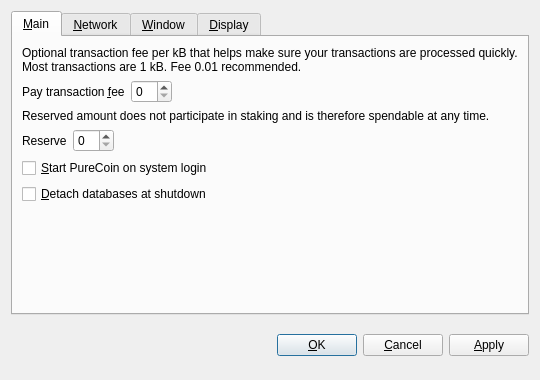
<?xml version="1.0" encoding="UTF-8"?>
<ui version="4.0">
 <class>OptionsDialog</class>
 <widget class="QDialog" name="OptionsDialog">
  <property name="geometry">
   <rect>
    <x>0</x>
    <y>0</y>
    <width>540</width>
    <height>380</height>
   </rect>
  </property>
  <property name="windowTitle">
   <string>Options</string>
  </property>
  <property name="modal">
   <bool>true</bool>
  </property>
  <layout class="QVBoxLayout" name="verticalLayout">
   <item>
    <widget class="QTabWidget" name="tabWidget">
     <property name="tabPosition">
      <enum>QTabWidget::North</enum>
     </property>
     <property name="currentIndex">
      <number>0</number>
     </property>
     <widget class="QWidget" name="tabMain">
      <attribute name="title">
       <string>&amp;Main</string>
      </attribute>
      <layout class="QVBoxLayout" name="verticalLayout_Main">
       <item>
        <widget class="QLabel" name="transactionFeeInfoLabel">
         <property name="text">
          <string>Optional transaction fee per kB that helps make sure your transactions are processed quickly. Most transactions are 1 kB. Fee 0.01 recommended.</string>
         </property>
         <property name="textFormat">
          <enum>Qt::PlainText</enum>
         </property>
         <property name="wordWrap">
          <bool>true</bool>
         </property>
        </widget>
       </item>
       <item>
        <layout class="QHBoxLayout" name="horizontalLayoutFee">
         <item>
          <widget class="QLabel" name="transactionFeeLabel">
           <property name="text">
            <string>Pay transaction &amp;fee</string>
           </property>
           <property name="textFormat">
            <enum>Qt::PlainText</enum>
           </property>
           <property name="buddy">
            <cstring>transactionFee</cstring>
           </property>
          </widget>
         </item>
         <item>
          <widget class="BitcoinAmountField" name="transactionFee"/>
         </item>
         <item>
          <spacer name="horizontalSpacerFee">
           <property name="orientation">
            <enum>Qt::Horizontal</enum>
           </property>
           <property name="sizeHint" stdset="0">
            <size>
             <width>40</width>
             <height>20</height>
            </size>
           </property>
          </spacer>
         </item>
        </layout>
       </item>
       <item>
        <widget class="QLabel" name="reserveBalanceInfoLabel">
         <property name="text">
          <string>Reserved amount does not participate in staking and is therefore spendable at any time.</string>
         </property>
         <property name="textFormat">
          <enum>Qt::PlainText</enum>
         </property>
         <property name="wordWrap">
          <bool>true</bool>
         </property>
        </widget>
       </item>
       <item>
        <layout class="QHBoxLayout" name="horizontalLayoutReserveBalance">
         <item>
          <widget class="QLabel" name="reserveBalanceLabel">
           <property name="text">
            <string>Reserve</string>
           </property>
           <property name="textFormat">
            <enum>Qt::PlainText</enum>
           </property>
           <property name="buddy">
            <cstring>reserveBalance</cstring>
           </property>
          </widget>
         </item>
         <item>
          <widget class="BitcoinAmountField" name="reserveBalance"/>
         </item>
         <item>
          <spacer name="horizontalSpacerReserveBalance">
           <property name="orientation">
            <enum>Qt::Horizontal</enum>
           </property>
           <property name="sizeHint" stdset="0">
            <size>
             <width>40</width>
             <height>20</height>
            </size>
           </property>
          </spacer>
         </item>
        </layout>
       </item>
       <item>
        <widget class="QCheckBox" name="bitcoinAtStartup">
         <property name="toolTip">
          <string>Automatically start PureCoin after logging in to the system.</string>
         </property>
         <property name="text">
          <string>&amp;Start PureCoin on system login</string>
         </property>
        </widget>
       </item>
       <item>
        <widget class="QCheckBox" name="detachDatabases">
         <property name="toolTip">
          <string>Detach block and address databases at shutdown. This means they can be moved to another data directory, but it slows down shutdown. The wallet is always detached.</string>
         </property>
         <property name="text">
          <string>&amp;Detach databases at shutdown</string>
         </property>
        </widget>
       </item>
       <item>
        <spacer name="verticalSpacer_Main">
         <property name="orientation">
          <enum>Qt::Vertical</enum>
         </property>
         <property name="sizeHint" stdset="0">
          <size>
           <width>20</width>
           <height>40</height>
          </size>
         </property>
        </spacer>
       </item>
      </layout>
     </widget>
     <widget class="QWidget" name="tabNetwork">
      <attribute name="title">
       <string>&amp;Network</string>
      </attribute>
      <layout class="QVBoxLayout" name="verticalLayout_Network">
       <item>
        <widget class="QCheckBox" name="mapPortUpnp">
         <property name="toolTip">
          <string>Automatically open the PureCoin client port on the router. This only works when your router supports UPnP and it is enabled.</string>
         </property>
         <property name="text">
          <string>Map port using &amp;UPnP</string>
         </property>
        </widget>
       </item>
       <item>
        <widget class="QCheckBox" name="connectSocks">
         <property name="toolTip">
          <string>Connect to the PureCoin network through a SOCKS proxy (e.g. when connecting through Tor).</string>
         </property>
         <property name="text">
          <string>&amp;Connect through SOCKS proxy:</string>
         </property>
        </widget>
       </item>
       <item>
        <layout class="QHBoxLayout" name="horizontalLayout_Network">
         <item>
          <widget class="QLabel" name="proxyIpLabel">
           <property name="text">
            <string>Proxy &amp;IP:</string>
           </property>
           <property name="textFormat">
            <enum>Qt::PlainText</enum>
           </property>
           <property name="buddy">
            <cstring>proxyIp</cstring>
           </property>
          </widget>
         </item>
         <item>
          <widget class="QValidatedLineEdit" name="proxyIp">
           <property name="maximumSize">
            <size>
             <width>140</width>
             <height>16777215</height>
            </size>
           </property>
           <property name="toolTip">
            <string>IP address of the proxy (e.g. 127.0.0.1)</string>
           </property>
          </widget>
         </item>
         <item>
          <widget class="QLabel" name="proxyPortLabel">
           <property name="text">
            <string>&amp;Port:</string>
           </property>
           <property name="textFormat">
            <enum>Qt::PlainText</enum>
           </property>
           <property name="buddy">
            <cstring>proxyPort</cstring>
           </property>
          </widget>
         </item>
         <item>
          <widget class="QLineEdit" name="proxyPort">
           <property name="maximumSize">
            <size>
             <width>55</width>
             <height>16777215</height>
            </size>
           </property>
           <property name="toolTip">
            <string>Port of the proxy (e.g. 9050)</string>
           </property>
          </widget>
         </item>
         <item>
          <widget class="QLabel" name="socksVersionLabel">
           <property name="text">
            <string>SOCKS &amp;Version:</string>
           </property>
           <property name="textFormat">
            <enum>Qt::PlainText</enum>
           </property>
           <property name="buddy">
            <cstring>socksVersion</cstring>
           </property>
          </widget>
         </item>
         <item>
          <widget class="QValueComboBox" name="socksVersion">
           <property name="toolTip">
            <string>SOCKS version of the proxy (e.g. 5)</string>
           </property>
          </widget>
         </item>
         <item>
          <spacer name="horizontalSpacer_Network">
           <property name="orientation">
            <enum>Qt::Horizontal</enum>
           </property>
           <property name="sizeHint" stdset="0">
            <size>
             <width>40</width>
             <height>20</height>
            </size>
           </property>
          </spacer>
         </item>
        </layout>
       </item>
       <item>
        <spacer name="verticalSpacer_Network">
         <property name="orientation">
          <enum>Qt::Vertical</enum>
         </property>
         <property name="sizeHint" stdset="0">
          <size>
           <width>20</width>
           <height>40</height>
          </size>
         </property>
        </spacer>
       </item>
      </layout>
     </widget>
     <widget class="QWidget" name="tabWindow">
      <attribute name="title">
       <string>&amp;Window</string>
      </attribute>
      <layout class="QVBoxLayout" name="verticalLayout_Window">
       <item>
        <widget class="QCheckBox" name="minimizeToTray">
         <property name="toolTip">
          <string>Show only a tray icon after minimizing the window.</string>
         </property>
         <property name="text">
          <string>&amp;Minimize to the tray instead of the taskbar</string>
         </property>
        </widget>
       </item>
       <item>
        <widget class="QCheckBox" name="minimizeOnClose">
         <property name="toolTip">
          <string>Minimize instead of exit the application when the window is closed. When this option is enabled, the application will be closed only after selecting Quit in the menu.</string>
         </property>
         <property name="text">
          <string>M&amp;inimize on close</string>
         </property>
        </widget>
       </item>
       <item>
        <spacer name="verticalSpacer_Window">
         <property name="orientation">
          <enum>Qt::Vertical</enum>
         </property>
         <property name="sizeHint" stdset="0">
          <size>
           <width>20</width>
           <height>40</height>
          </size>
         </property>
        </spacer>
       </item>
      </layout>
     </widget>
     <widget class="QWidget" name="tabDisplay">
      <attribute name="title">
       <string>&amp;Display</string>
      </attribute>
      <layout class="QVBoxLayout" name="verticalLayout_Display">
       <item>
        <layout class="QHBoxLayout" name="horizontalLayout_1_Display">
         <item>
          <widget class="QLabel" name="langLabel">
           <property name="text">
            <string>User Interface &amp;language:</string>
           </property>
           <property name="textFormat">
            <enum>Qt::PlainText</enum>
           </property>
           <property name="buddy">
            <cstring>lang</cstring>
           </property>
          </widget>
         </item>
         <item>
          <widget class="QValueComboBox" name="lang">
           <property name="toolTip">
            <string>The user interface language can be set here. This setting will take effect after restarting PureCoin.</string>
           </property>
          </widget>
         </item>
        </layout>
       </item>
       <item>
        <layout class="QHBoxLayout" name="horizontalLayout_2_Display">
         <item>
          <widget class="QLabel" name="unitLabel">
           <property name="text">
            <string>&amp;Unit to show amounts in:</string>
           </property>
           <property name="textFormat">
            <enum>Qt::PlainText</enum>
           </property>
           <property name="buddy">
            <cstring>unit</cstring>
           </property>
          </widget>
         </item>
         <item>
          <widget class="QValueComboBox" name="unit">
           <property name="toolTip">
            <string>Choose the default subdivision unit to show in the interface and when sending coins.</string>
           </property>
          </widget>
         </item>
        </layout>
       </item>
       <item>
        <widget class="QCheckBox" name="displayAddresses">
         <property name="toolTip">
          <string>Whether to show PureCoin addresses in the transaction list or not.</string>
         </property>
         <property name="text">
          <string>&amp;Display addresses in transaction list</string>
         </property>
        </widget>
       </item>
       <item>
        <widget class="QCheckBox" name="coinControlFeatures">
         <property name="toolTip">
          <string>Whether to show coin control features or not.</string>
         </property>
         <property name="text">
          <string>Display coin &amp;control features (experts only!)</string>
         </property>
        </widget>
       </item>
       <item>
        <spacer name="verticalSpacer_Display">
         <property name="orientation">
          <enum>Qt::Vertical</enum>
         </property>
         <property name="sizeHint" stdset="0">
          <size>
           <width>20</width>
           <height>40</height>
          </size>
         </property>
        </spacer>
       </item>
      </layout>
     </widget>
    </widget>
   </item>
   <item>
    <layout class="QHBoxLayout" name="horizontalLayout_Buttons">
     <item>
      <spacer name="horizontalSpacer_1">
       <property name="orientation">
        <enum>Qt::Horizontal</enum>
       </property>
       <property name="sizeHint" stdset="0">
        <size>
         <width>40</width>
         <height>48</height>
        </size>
       </property>
      </spacer>
     </item>
     <item>
      <widget class="QLabel" name="statusLabel">
       <property name="font">
        <font>
         <weight>75</weight>
         <bold>true</bold>
        </font>
       </property>
       <property name="text">
        <string/>
       </property>
       <property name="textFormat">
        <enum>Qt::PlainText</enum>
       </property>
       <property name="wordWrap">
        <bool>true</bool>
       </property>
      </widget>
     </item>
     <item>
      <spacer name="horizontalSpacer_2">
       <property name="orientation">
        <enum>Qt::Horizontal</enum>
       </property>
       <property name="sizeHint" stdset="0">
        <size>
         <width>40</width>
         <height>48</height>
        </size>
       </property>
      </spacer>
     </item>
     <item>
      <widget class="QPushButton" name="okButton">
       <property name="text">
        <string>&amp;OK</string>
       </property>
      </widget>
     </item>
     <item>
      <widget class="QPushButton" name="cancelButton">
       <property name="text">
        <string>&amp;Cancel</string>
       </property>
       <property name="autoDefault">
        <bool>false</bool>
       </property>
      </widget>
     </item>
     <item>
      <widget class="QPushButton" name="applyButton">
       <property name="text">
        <string>&amp;Apply</string>
       </property>
       <property name="autoDefault">
        <bool>false</bool>
       </property>
      </widget>
     </item>
    </layout>
   </item>
  </layout>
 </widget>
 <customwidgets>
  <customwidget>
   <class>BitcoinAmountField</class>
   <extends>QSpinBox</extends>
   <header>bitcoinamountfield.h</header>
  </customwidget>
  <customwidget>
   <class>QValueComboBox</class>
   <extends>QComboBox</extends>
   <header>qvaluecombobox.h</header>
  </customwidget>
  <customwidget>
   <class>QValidatedLineEdit</class>
   <extends>QLineEdit</extends>
   <header>qvalidatedlineedit.h</header>
  </customwidget>
 </customwidgets>
 <resources/>
 <connections/>
</ui>
